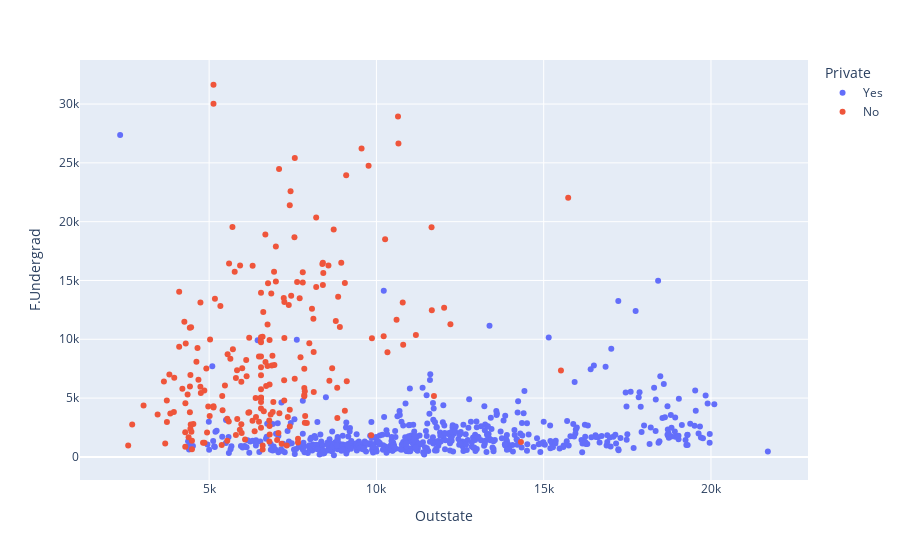

The code cell stored with this chart in its notebook:
### Markdown cell above
## Create a scatterplot of F.Undergrad versus Outstate where the points are colored by the Private column.

### Code cell
px.scatter(df, x=df['Outstate'], y=df['F.Undergrad'],color=df['Private'])

### Figure 1 — Plotly figure (JSON) as saved in the notebook; plotly's stock layout.template omitted (floating-point values rounded to 4 significant figures; data arrays with more than 128 entries replaced by an {"elided": "..."} marker saying what was removed)
{"data": [{"hovertemplate": "Private=Yes<br>Outstate=%{x}<br>F.Undergrad=%{y}<extra></extra>", "legendgroup": "Yes", "marker": {"color": "#636efa", "symbol": "circle"}, "mode": "markers", "name": "Yes", "orientation": "v", "showlegend": true, "type": "scatter", "x": {"elided": "565 int values"}, "xaxis": "x", "y": {"elided": "565 int values"}, "yaxis": "y"}, {"hovertemplate": "Private=No<br>Outstate=%{x}<br>F.Undergrad=%{y}<extra></extra>", "legendgroup": "No", "marker": {"color": "#EF553B", "symbol": "circle"}, "mode": "markers", "name": "No", "orientation": "v", "showlegend": true, "type": "scatter", "x": {"elided": "212 int values"}, "xaxis": "x", "y": {"elided": "212 int values"}, "yaxis": "y"}], "layout": {"legend": {"title": {"text": "Private"}, "tracegroupgap": 0}, "margin": {"t": 60}, "xaxis": {"anchor": "y", "domain": [0, 1], "title": {"text": "Outstate"}}, "yaxis": {"anchor": "x", "domain": [0, 1], "title": {"text": "F.Undergrad"}}}}
